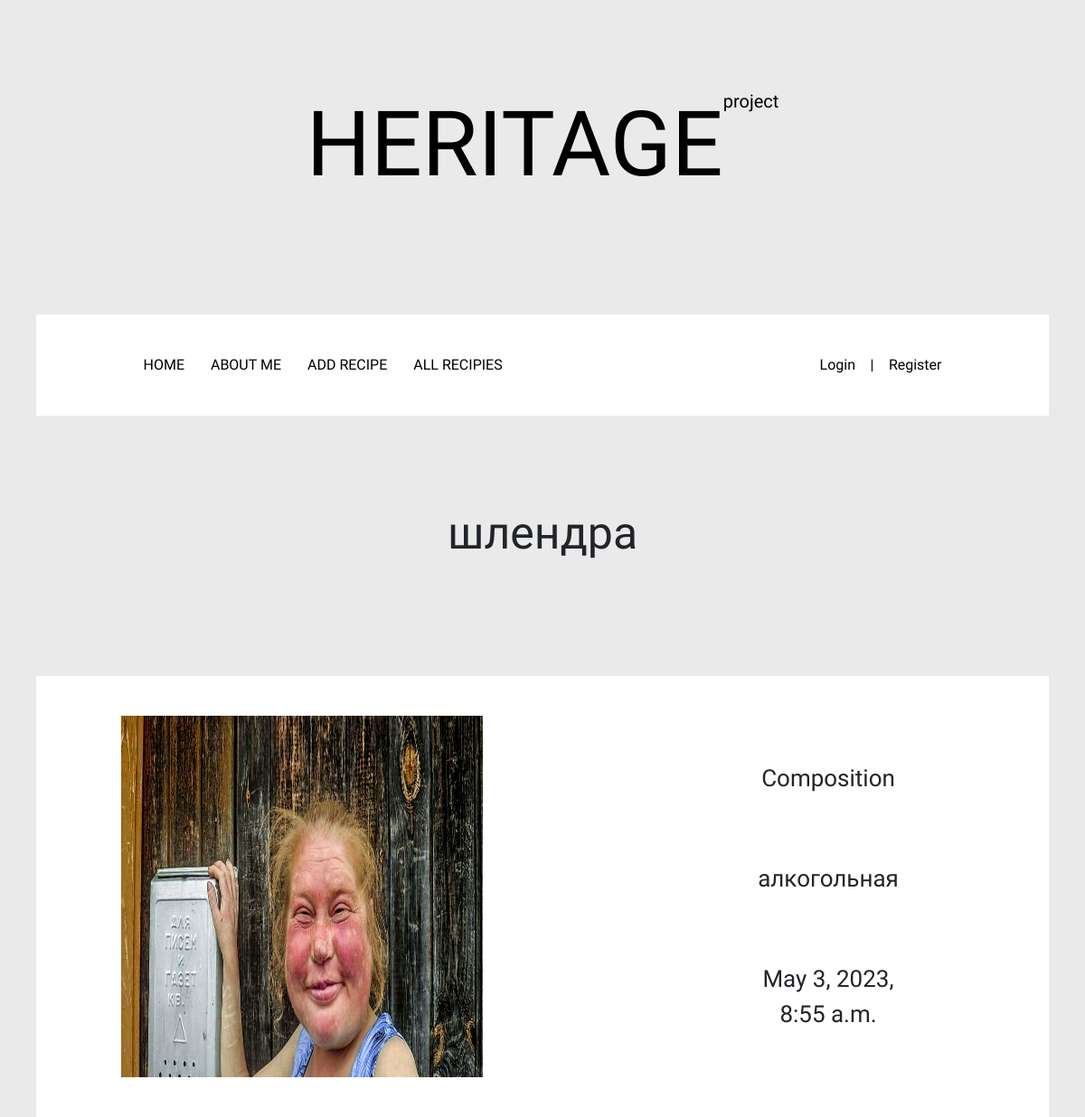
/recipe/35/, run on an earlier commit of the app's database.
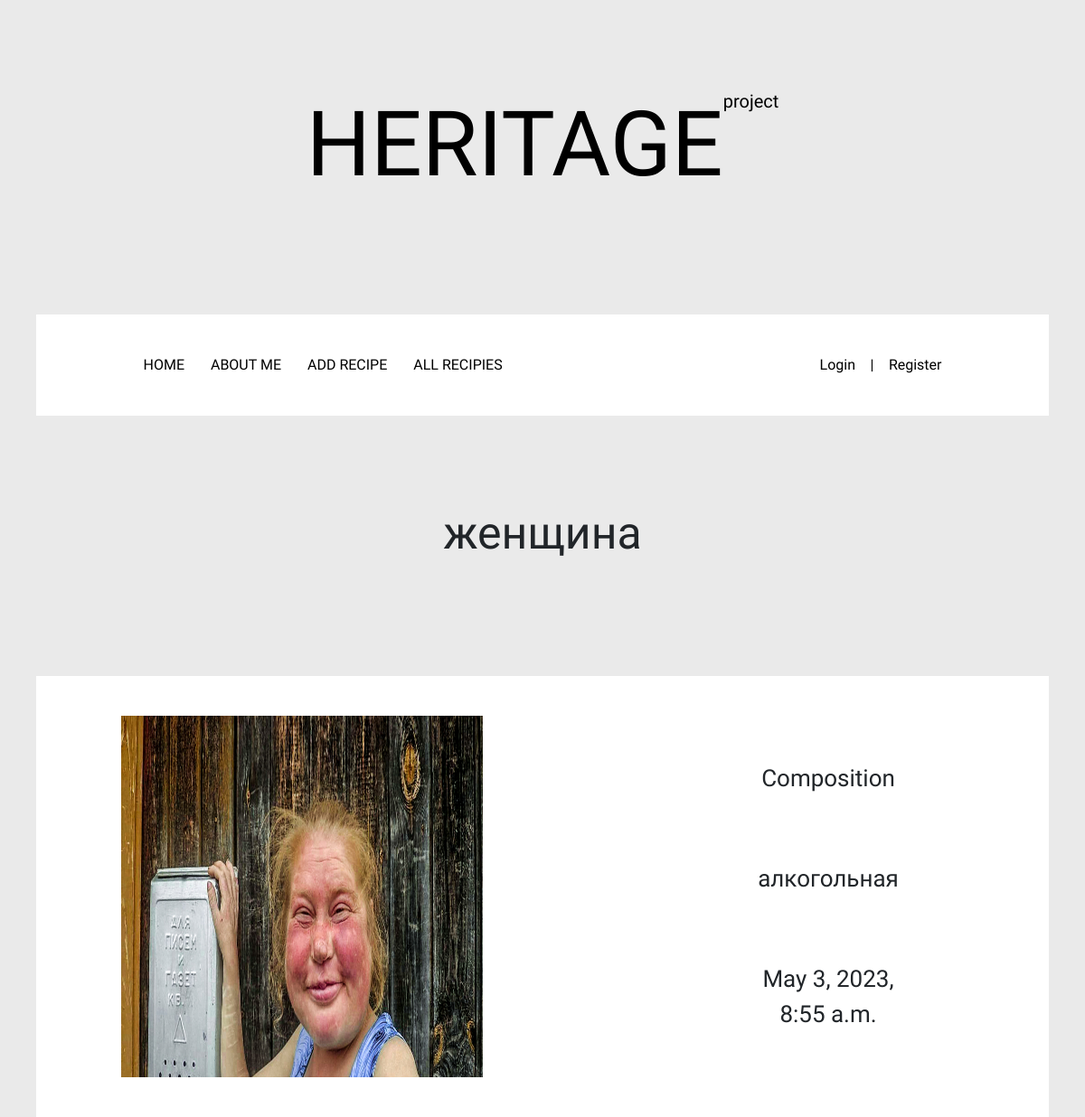
And on a later commit of the database.
### main/models.py (models this page shows, shortened)
class Recipe(models.Model):
    title = models.CharField('Название', max_length=50)
    describe = models.TextField('Описание')
    image = models.ImageField(upload_to='img/',blank=True)
    rec_time=models.DateTimeField(auto_now_add=True)
    objects = models.Manager()
    class Meta:
        verbose_name = 'Recipe'
        verbose_name_plural = 'Recipies'

### main/views.py (the view)
# urls.py: path('recipe/<int:recipe_id>/', views.show_recipe, name='recipe'),
def show_recipe(request,recipe_id):
    count=0
    recipies = Recipe.objects.all()
    for i in recipies.values():
         if i['id']==recipe_id:
                 return render(request,'main/recipe.html', {'recipies':recipies,'recipe':i,'imge':i['image'],})

### main/templates/main/recipe.html (shortened to what this page needs)
{% extends 'base.html'%}
{% block content %}
    <div class="recipe_name">
        <h3 class="recipe_name-inner">{{recipe.title}}</h3>
    </div>
    <div class="recipe">
        <div class="container">
            <div class="opisanie">
                <img src="/media/{{imge}}" height="400px" width="400px">
                <div class="opisanie-inner">
                    <p>Сomposition</p>
                    <p>{{recipe.describe}}</p>
                    {{recipe.rec_time}}
                </div>
            </div>
        </div>
    </div>
{% endblock %}

What changed in the data, as far as the page shows it:
changed Recipe "алкогольная": title "шлендра" → "женщина"
